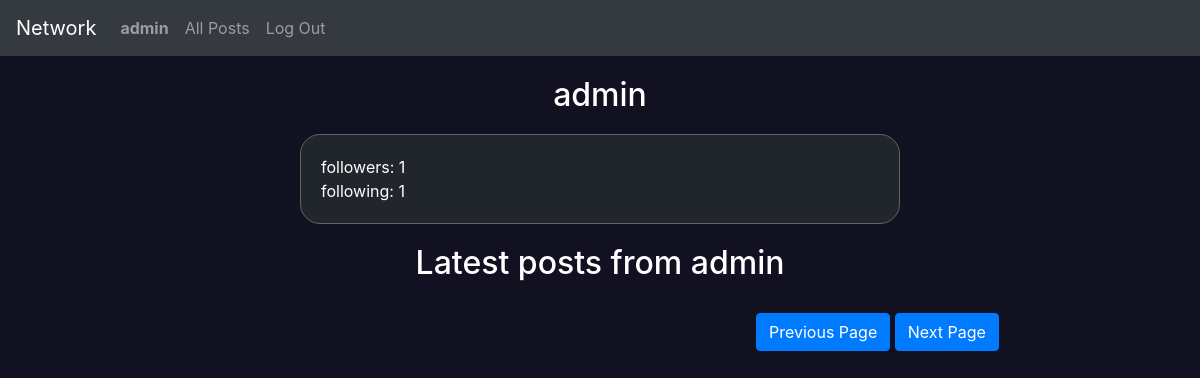
/profile/admin (signed in), run on an earlier commit of the app's database.
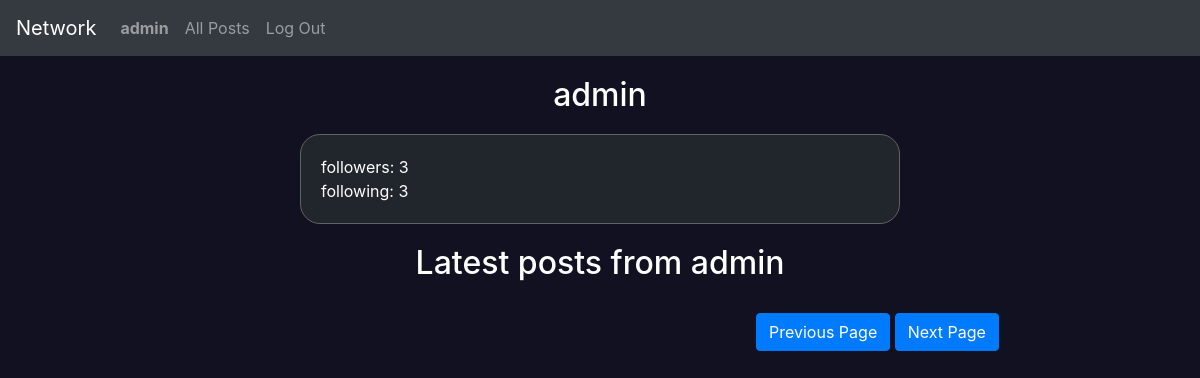
And on a later commit of the database.
### network/models.py (models this page shows, shortened)
class User(AbstractUser):
    followers = models.ManyToManyField("User", blank=True, related_name="user_followers")
    following = models.ManyToManyField("User", blank=True, related_name="user_following")
    current_user_follows = models.BooleanField(default=False)

### network/views.py (the view)
# urls.py: path("profile/<str:username>", views.profile_page, name="profile_page"),
@login_required
@csrf_exempt
def profile_page(request, username):
    user = User.objects.get(username=username)
    return render(request, "network/profilepage.html",{
        "profile_user": user,
        "user": request.user
    })

### network/templates/network/profilepage.html (shortened to what this page needs)
{% extends "network/layout.html" %}
{% load static %}
{% block body %}
<h2 id="user_profile" style="text-align: center; margin: 20px;">{{profile_user}}</h2>
{% if user == profile_user %}
<div id="alt_info">
    <div>followers: {{profile_user.followers.count}}</div>
    <div>following: {{profile_user.following.count}}</div>
</div>
{% else %}
<div id="info"></div>
{% endif %}
<h2 style="text-align: center; margin: 20px;">Latest posts from {{profile_user}}</h2>
<button id="previous_page" class="btn btn-primary">Previous Page</button>
<button id="next_page" class="btn btn-primary">Next Page</button>
{% endblock %}

### network/templates/network/layout.html (shortened to what this page needs)
{% load static %}
<!DOCTYPE html>
<html lang="en">
    <head>
        <link rel="stylesheet" href="https://stackpath.bootstrapcdn.com/bootstrap/4.4.1/css/bootstrap.min.css">
    </head>
    <body>
        <nav class="navbar navbar-expand-lg navbar-dark bg-dark">
            <a class="navbar-brand" href="{% url 'index' %}">Network</a>
            <div>
              <ul class="navbar-nav mr-auto">
                {% if user.is_authenticated %}
                    <li class="nav-item">
                        <a class="nav-link" href="{% url 'profile_page' user.username %}"><strong>{{ user.username }}</strong></a>
                    </li>
                {% endif %}
                <li class="nav-item">
                  <a id="all_posts" class="nav-link" href="{% url 'index' %}">All Posts</a>
                </li>
                {% if user.is_authenticated %}
                    <li class="nav-item">
                        <a class="nav-link" href="{% url 'logout' %}">Log Out</a>
                    </li>
                {% endif %}
              </ul>
            </div>
          </nav>
        <div class="body">
            {% block body %}
            {% endblock %}
        </div>
    </body>
</html>

### network/templates/network/profilepage.html (style rules this page uses)
body { background-color: rgb(17, 17, 34); color: white; }
#info , #alt_info { background-color: #21262c; border: 1px solid #626262; border-radius: 20px; padding: 20px; margin-left: auto; margin-right: auto; width: 50%; height: 100%; }
#previous_page { margin-left: 63%; margin-bottom: 20px; margin-top: 10px; }
#next_page { display:inline-block; margin-bottom: 20px; margin-top: 10px; }

What changed in the data, as far as the page shows it:
changed User "admin": followers.count "1" → "3"; following.count "1" → "3"
